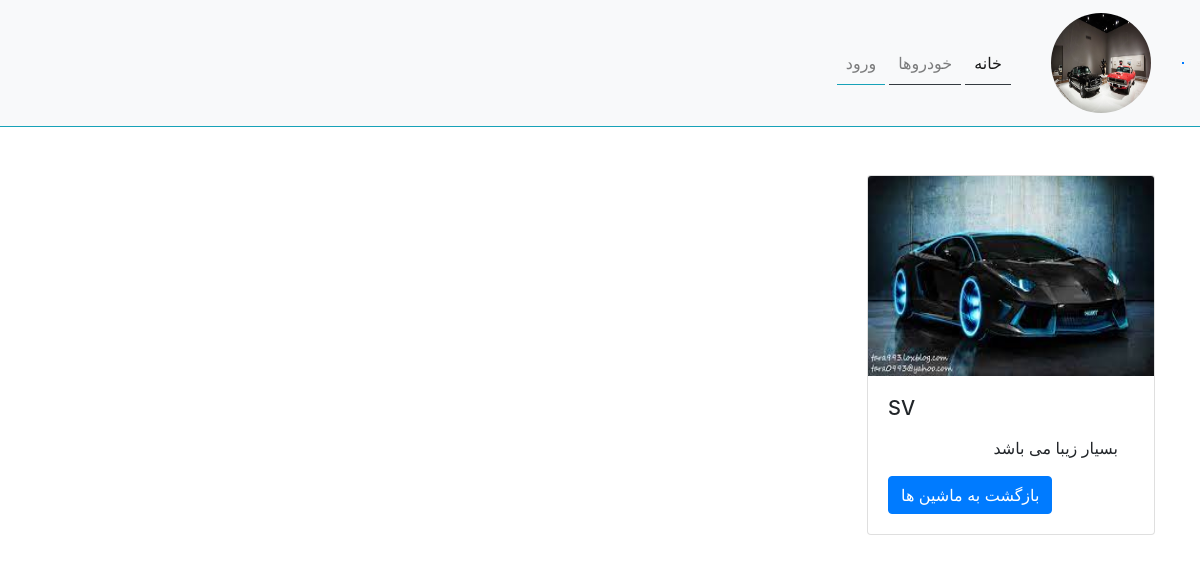
Page /random-cars/ on the committed database.
### app_car/models.py (models this page shows, shortened)
class Car(models.Model):
    slug = models.SlugField(verbose_name="پیوند یکتا", null=True, blank=True, allow_unicode=True)
    code = models.PositiveSmallIntegerField(verbose_name="کد خودرو", null=True, unique=True, blank=True)
    name = models.CharField(max_length=30, verbose_name="نام خودرو", null=True)
    company = models.ForeignKey("Company", verbose_name="نام برند", on_delete=models.SET_NULL, null=True, blank=True,\
    related_name='cars')
    agency = models.ForeignKey("Agency", verbose_name="نام نمایندگی", on_delete=models.CASCADE,\
    related_name='cars')
    created_at = jmodels.jDateTimeField(verbose_name="تاریخ ثبت",auto_now_add=True, null=True, blank=True )
    year = models.PositiveSmallIntegerField(verbose_name="سال تولید", null=True)
    price = models.PositiveBigIntegerField(verbose_name="قیمت", null=True)
    stock = models.BooleanField(verbose_name="موجود", default=True ,help_text="در صورت موجود بودن علامت کنار آن قابل مشاهده است")
    image = models.ImageField(verbose_name="تصویر خودرو", upload_to =path_car, validators=[validat_image])
    descript = models.TextField(verbose_name="توضیحات",null=True, blank=True)
    def get_date(self):
        return self.created_at.strftime('%H:%m -- %Y/%m/%d')
    get_date.short_description="تاریخ ثبت"
    def get_image(self):
        if self.image:
            return mark_safe(f'<img src="{self.image.url}" alt="{self.name}" width="150" height="100">')
        else:
            return mark_safe('<img src="https://encrypted-tbn0.gstatic.com/images?q=tbn:ANd9GcRsNGGjrfSqqv8UjL18xS4YypbK-q7po_8oVQ&usqp=CAU" width="100" height="100">')
    get_image.short_description = 'عکس خودرو'
    class Meta:
        verbose_name = "نام خودرو"
        verbose_name_plural = "نام خودروها"

### app_car/views.py (the view)
# urls.py: path('random-cars/', views.random_cars, name="random"),
def random_cars(request):
    nums = Car.objects.all().aggregate(numbers = Count('id'))
    print(nums)
    ran = (random.randint(0, nums['numbers']))-1
    my_car = get_object_or_404(Car, id=ran)
    context = {
        "my_car":my_car
    }
    return render(request, 'app_car/random_cars.html', context)

### app_car/templates/app_car/random_cars.html
{% extends 'base.html' %}
{% block content %}
<div class="card" style="width: 18rem;">
  <img class="card-img-top" src="{{my_car.image.url}}" class="card-img-top" alt="{{my_car.name}}" width="150" height="200" alt="Card image cap">
  <div class="card-body">
    <h5 class="card-title">{{my_car.name}}</h5>
    <p class="card-text mt-3 d-flex mr-3 text-justify">{{my_car.descript}}</p>
    <a href={% url 'app_car:cars' %} class="btn btn-primary">بازگشت به ماشین ها</a>
  </div>
</div>
{% endblock content %}

### rows in the picture
Car: image (picture), name "SV", descript "بسیار زیبا می باشد"
